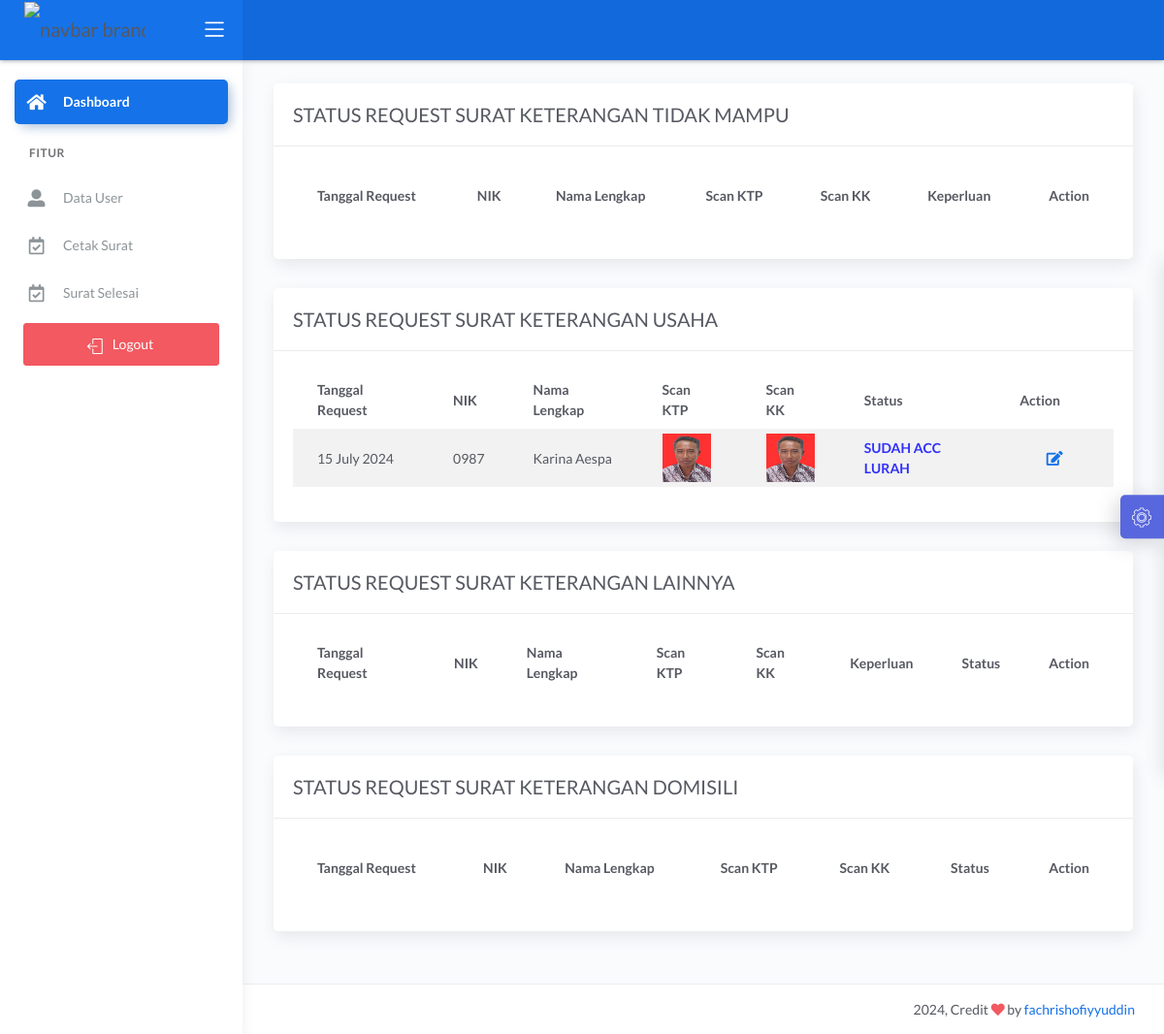
The app's page /demo1/main2.php?halaman=permohonan_surat (signed in) with its own data.
### tables this page shows
CREATE TABLE `data_request_sku` (
  `id_request_sku` int(11) NOT NULL,
  `nik` varchar(16) NOT NULL,
  `tanggal_request` timestamp NOT NULL DEFAULT current_timestamp(),
  `scan_ktp` text NOT NULL,
  `scan_kk` text NOT NULL,
  `usaha` varchar(30) NOT NULL,
  `keperluan` varchar(30) NOT NULL,
  `keterangan` varchar(50) NOT NULL DEFAULT 'Data sedang diperiksa oleh Staf',
  `request` varchar(20) NOT NULL DEFAULT 'USAHA',
  `status` int(11) NOT NULL DEFAULT 0,
  `acc` date DEFAULT NULL
);

CREATE TABLE `data_user` (
  `nik` varchar(16) NOT NULL,
  `password` varchar(225) NOT NULL,
  `hak_akses` varchar(225) NOT NULL,
  `nama` varchar(30) NOT NULL,
  `tanggal_lahir` date NOT NULL,
  `tempat_lahir` varchar(30) NOT NULL,
  `jekel` varchar(20) NOT NULL,
  `agama` varchar(20) DEFAULT NULL,
  `alamat` text DEFAULT NULL,
  `telepon` varchar(13) DEFAULT NULL,
  `status_warga` varchar(30) DEFAULT NULL
);

### demo1/permohonan_surat.php (the view, shortened to what this page needs)
<?php include '../konek.php';?>
<link href="css/sweetalert.css" rel="stylesheet" type="text/css">
                <div class="page-inner">
					<div class="row">
						<div class="col-md-12">
							<div class="card">
								<div class="card-header">
									<div class="d-flex align-items-center">
										<h4 class="card-title">STATUS REQUEST SURAT KETERANGAN TIDAK MAMPU</h4>
									</div>
								</div>
								<div class="card-body">
									<div class="table-responsive">
										<table id="add1" class="display table table-striped table-hover" >
											<thead>
												<tr>
                                                    <th>Tanggal Request</th>
                                                    <th>NIK</th>
                                                    <th>Nama Lengkap</th>
													<th>Scan KTP</th>
													<th>Scan KK</th>
													<th>Keperluan</th>
													<th style="width: 10%">Action</th>
												</tr>
											</thead>
										</table>
									</div>
								</div>
							</div>
                        </div>
						<div class="col-md-12">
							<div class="card">
								<div class="card-header">
									<div class="d-flex align-items-center">
										<h4 class="card-title">STATUS REQUEST SURAT KETERANGAN USAHA</h4>
									</div>
								</div>
								<div class="card-body">
									<div class="table-responsive">
										<table id="add2" class="display table table-striped table-hover" >
											<thead>
												<tr>
                                                    <th>Tanggal Request</th>
                                                    <th>NIK</th>
                                                    <th>Nama Lengkap</th>
													<th>Scan KTP</th>
													<th>Scan KK</th>
													<th>Status</th>
													<th style="width: 10%">Action</th>
												</tr>
											</thead>
											<tbody>
                                                <?php
                                                    $sql = "SELECT * FROM data_request_sku natural join data_user WHERE status=2";
                                                    $query = mysqli_query($konek,$sql);
                                                    while($data=mysqli_fetch_array($query,MYSQLI_BOTH)){
														$tgl = $data['tanggal_request'];
														$format = date('d F Y', strtotime($tgl));
                                                        $nik = $data['nik'];
                                                        $nama = $data['nama'];
														$status = $data['status'];
														$ktp = $data['scan_ktp'];
														$kk = $data['scan_kk'];
														$id_request_sku = $data['id_request_sku'];
														if($status=="2"){
                                                            $status = "<b style='color:blue'>SUDAH ACC LURAH</b>";
                                                        }elseif($status=="0"){
                                                            $status = "<b style='color:red'>BELUM ACC</b>";
                                                        }
                                                ?>
												<tr>
													<td><?php echo $format;?></td>
                                                    <td><?php echo $nik;?></td>
                                                    <td><?php echo $nama;?></td>
													<td><img src="../dataFoto/scan_ktp/<?php echo $ktp;?>" width="50" height="50" alt=""></td>
													<td><img src="../dataFoto/scan_kk/<?php echo $kk;?>" width="50" height="50" alt=""></td>
													<td class="fw-bold text-uppercase text-danger op-8"><?php echo $status;?></td>
													<td>
														<div class="form-button-action">
														<a href="?halaman=view_cetak_sku&id_request_sku=<?=$id_request_sku;?>">
															<button type="button" data-toggle="tooltip" title="" class="btn btn-link btn-primary btn-lg" data-original-title="View Cetak">
																<i class="fa fa-edit"></i>
															</button>
														</a>
														</div>
													</td>
                                                </tr>
                                                <?php
                                                    }
                                                ?>
											</tbody>
										</table>
									</div>
								</div>
							</div>
                        </div>
						<div class="col-md-12">
							<div class="card">
								<div class="card-header">
									<div class="d-flex align-items-center">
										<h4 class="card-title">STATUS REQUEST SURAT KETERANGAN LAINNYA</h4>
									</div>
								</div>
								<div class="card-body">
									<div class="table-responsive">
										<table id="add3" class="display table table-striped table-hover" >
											<thead>
												<tr>
                                                    <th>Tanggal Request</th>
                                                    <th>NIK</th>
                                                    <th>Nama Lengkap</th>
													<th>Scan KTP</th>
													<th>Scan KK</th>
													<th>Keperluan</th>
													<th>Status</th>
													<th style="width: 10%">Action</th>
												</tr>
											</thead>
										</table>
									</div>
								</div>
							</div>
                        </div>
						<div class="col-md-12">
							<div class="card">
								<div class="card-header">
									<div class="d-flex align-items-center">
										<h4 class="card-title">STATUS REQUEST SURAT KETERANGAN DOMISILI</h4>
									</div>
								</div>
								<form method="POST">
								<div class="card-body">
									<div class="table-responsive">
										<table id="add4" class="display table table-striped table-hover" >
											<thead>
												<tr>
                                                    <th>Tanggal Request</th>
                                                    <th>NIK</th>
                                                    <th>Nama Lengkap</th>
													<th>Scan KTP</th>
													<th>Scan KK</th>
													<th>Status</th>
													<th style="width: 10%">Action</th>
												</tr>
											</thead>
										</table>
									</div>
								</div>
								</form>
							</div>
						</div>
					</div>
				</div>

### records on screen
data_request_sku: tanggal_request "15 July 2024", nik "0987", nik.nama "Karina Aespa", scan_ktp (picture), scan_kk (picture), status "SUDAH ACC LURAH"
